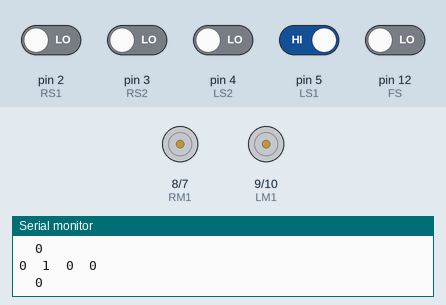
A sketch run on a simulated Arduino Uno, built with avr-gcc and run on an emulated ATmega328P. Parts: motor-driver pin pairs drawn as motors (green arrow = first pin HIGH = forward, orange = second pin HIGH = backward, longer = more drive, scaled by the enable pin), the last lines printed to the serial monitor. The test bench sets the inputs (shaded band); at power-on: pin 5 (LS1) HIGH, pin 2 (RS1), pin 3 (RS2), pin 4 (LS2), pin 12 (FS) LOW.

Above: at 1.2 s.
1.3 s: pin 5 (LS1) driven LOW
At 2.6 s:
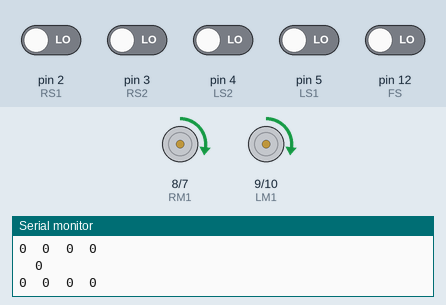
Timing chart, 0 to 4.3 s (numbered marks = the images above; inputs shaded):
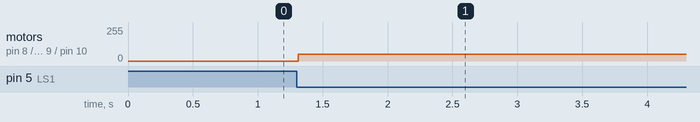

The sketch:

sketch_mar16a.ino
```cpp
int LS1=5;
int LS2=4;
int FS=12 ;
int RS2=3;
int RS1=2;
int LM1=9;
int LM2=10;
int RM1=8;
int RM2=7;
int ENL=11;
int ENR=6;
//int

void setup() {
  pinMode(LS1,INPUT);
   pinMode(LS2,INPUT);
  pinMode(RS1,INPUT);
  pinMode(RS2,INPUT);
 pinMode(FS,INPUT);
 pinMode(LM1,OUTPUT);
 pinMode(RM1,OUTPUT);
 pinMode(LM2,OUTPUT);
 pinMode(RM2,OUTPUT);
 pinMode(ENL,OUTPUT);
 pinMode(ENR,OUTPUT);
  Serial.begin(9600);
 //pinMode(MS,INPUT);
  // put your setup code here, to run once:

}
void left()
{
digitalWrite(LM1,LOW);
digitalWrite(RM1,HIGH);
digitalWrite(LM2,LOW);
digitalWrite(RM2,LOW);
}
void right()
{
digitalWrite(LM1,HIGH);
digitalWrite(RM1,LOW);
digitalWrite(LM2,LOW);
digitalWrite(RM2,LOW);
}
void Qright()
{
digitalWrite(LM1,HIGH);
digitalWrite(RM1,LOW);
digitalWrite(LM2,LOW);
digitalWrite(RM2,HIGH);
}
void Qleft()
{
digitalWrite(LM1,LOW);
digitalWrite(RM1,HIGH);
digitalWrite(LM2,HIGH);
digitalWrite(RM2,LOW);
}

void forward()
{
digitalWrite(LM1,HIGH);
digitalWrite(RM1,HIGH);
digitalWrite(LM2,LOW);
digitalWrite(RM2,LOW);
}
void loop() {

      Serial.print(digitalRead(LS2));
     Serial.print("  ");
    Serial.print(digitalRead(LS1));
    Serial.print("  ");
    Serial.print(digitalRead(RS1));
    Serial.print("  ");
    Serial.println(digitalRead(RS2));
    Serial.print("  ");
    Serial.println(digitalRead(FS));

    //1111
  if(digitalRead(LS1)==0)
  {

    analogWrite(ENL,50);
    analogWrite(ENR,50);
    forward();

  }
}
```

Measured:
- after the input at 1.3 s, motor on pin 8 (RM1) / pin 7 (RM2), motor on pin 9 (LM1) / pin 10 (LM2): stopped → forward 50/255 at once
